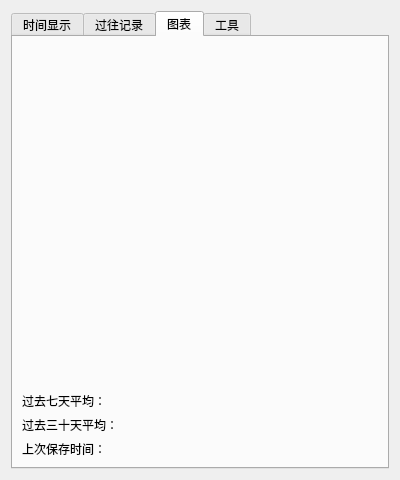
<?xml version="1.0" encoding="UTF-8"?>
<ui version="4.0">
 <class>Widget</class>
 <widget class="QWidget" name="Widget">
  <property name="geometry">
   <rect>
    <x>0</x>
    <y>0</y>
    <width>400</width>
    <height>480</height>
   </rect>
  </property>
  <property name="windowTitle">
   <string>Widget</string>
  </property>
  <layout class="QHBoxLayout" name="horizontalLayout_4">
   <item>
    <widget class="QTabWidget" name="tabWidget">
     <property name="currentIndex">
      <number>2</number>
     </property>
     <widget class="QWidget" name="tabTime">
      <attribute name="title">
       <string>时间显示</string>
      </attribute>
      <layout class="QVBoxLayout" name="verticalLayout">
       <item>
        <widget class="QLabel" name="label_date">
         <property name="text">
          <string>&lt;html&gt;&lt;head/&gt;&lt;body&gt;&lt;p&gt;&lt;span style=&quot; font-size:16pt; font-weight:700;&quot;&gt;XXXX年-XX月-XX日&lt;/span&gt;&lt;/p&gt;&lt;/body&gt;&lt;/html&gt;</string>
         </property>
         <property name="alignment">
          <set>Qt::AlignmentFlag::AlignCenter</set>
         </property>
        </widget>
       </item>
       <item>
        <widget class="QWidget" name="widget" native="true">
         <layout class="QHBoxLayout" name="horizontalLayout">
          <item>
           <widget class="QLabel" name="label_clock">
            <property name="font">
             <font>
              <pointsize>72</pointsize>
             </font>
            </property>
            <property name="styleSheet">
             <string notr="true"/>
            </property>
            <property name="text">
             <string>&lt;html&gt;&lt;head/&gt;&lt;body&gt;&lt;p&gt;&lt;span style=&quot; font-size:36pt;&quot;&gt;00:00:00&lt;/span&gt;&lt;/p&gt;&lt;/body&gt;&lt;/html&gt;</string>
            </property>
            <property name="alignment">
             <set>Qt::AlignmentFlag::AlignCenter</set>
            </property>
           </widget>
          </item>
         </layout>
        </widget>
       </item>
       <item>
        <widget class="QWidget" name="widget_2" native="true">
         <layout class="QHBoxLayout" name="horizontalLayout_2">
          <item>
           <spacer name="horizontalSpacer_2">
            <property name="orientation">
             <enum>Qt::Orientation::Horizontal</enum>
            </property>
            <property name="sizeHint" stdset="0">
             <size>
              <width>40</width>
              <height>20</height>
             </size>
            </property>
           </spacer>
          </item>
          <item>
           <widget class="QPushButton" name="btn_startStop">
            <property name="sizePolicy">
             <sizepolicy hsizetype="Fixed" vsizetype="Fixed">
              <horstretch>0</horstretch>
              <verstretch>0</verstretch>
             </sizepolicy>
            </property>
            <property name="minimumSize">
             <size>
              <width>50</width>
              <height>50</height>
             </size>
            </property>
            <property name="maximumSize">
             <size>
              <width>50</width>
              <height>50</height>
             </size>
            </property>
            <property name="text">
             <string/>
            </property>
           </widget>
          </item>
          <item>
           <spacer name="horizontalSpacer_4">
            <property name="orientation">
             <enum>Qt::Orientation::Horizontal</enum>
            </property>
            <property name="sizeType">
             <enum>QSizePolicy::Policy::Minimum</enum>
            </property>
            <property name="sizeHint" stdset="0">
             <size>
              <width>40</width>
              <height>20</height>
             </size>
            </property>
           </spacer>
          </item>
          <item>
           <widget class="QPushButton" name="btn_save">
            <property name="sizePolicy">
             <sizepolicy hsizetype="Fixed" vsizetype="Fixed">
              <horstretch>0</horstretch>
              <verstretch>0</verstretch>
             </sizepolicy>
            </property>
            <property name="minimumSize">
             <size>
              <width>50</width>
              <height>50</height>
             </size>
            </property>
            <property name="maximumSize">
             <size>
              <width>50</width>
              <height>50</height>
             </size>
            </property>
            <property name="text">
             <string/>
            </property>
           </widget>
          </item>
          <item>
           <spacer name="horizontalSpacer_3">
            <property name="orientation">
             <enum>Qt::Orientation::Horizontal</enum>
            </property>
            <property name="sizeHint" stdset="0">
             <size>
              <width>40</width>
              <height>20</height>
             </size>
            </property>
           </spacer>
          </item>
         </layout>
        </widget>
       </item>
       <item>
        <widget class="QWidget" name="widget_5" native="true">
         <property name="minimumSize">
          <size>
           <width>0</width>
           <height>100</height>
          </size>
         </property>
         <property name="maximumSize">
          <size>
           <width>16777215</width>
           <height>100</height>
          </size>
         </property>
         <layout class="QHBoxLayout" name="horizontalLayout_5">
          <item>
           <widget class="QWidget" name="widget_3" native="true">
            <layout class="QGridLayout" name="gridLayout">
             <property name="leftMargin">
              <number>0</number>
             </property>
             <property name="topMargin">
              <number>0</number>
             </property>
             <property name="rightMargin">
              <number>0</number>
             </property>
             <property name="bottomMargin">
              <number>0</number>
             </property>
             <property name="spacing">
              <number>0</number>
             </property>
             <item row="0" column="0">
              <widget class="QLabel" name="label_today">
               <property name="maximumSize">
                <size>
                 <width>16777215</width>
                 <height>40</height>
                </size>
               </property>
               <property name="text">
                <string>&lt;html&gt;&lt;head/&gt;&lt;body&gt;&lt;p&gt;&lt;span style=&quot; font-size:12pt;&quot;&gt;今日时长：0小时0分钟&lt;/span&gt;&lt;/p&gt;&lt;/body&gt;&lt;/html&gt;</string>
               </property>
               <property name="alignment">
                <set>Qt::AlignmentFlag::AlignCenter</set>
               </property>
              </widget>
             </item>
            </layout>
           </widget>
          </item>
          <item>
           <widget class="QWidget" name="widget_4" native="true">
            <layout class="QHBoxLayout" name="horizontalLayout_3">
             <property name="leftMargin">
              <number>0</number>
             </property>
             <property name="topMargin">
              <number>0</number>
             </property>
             <property name="rightMargin">
              <number>0</number>
             </property>
             <property name="bottomMargin">
              <number>0</number>
             </property>
             <item>
              <widget class="QPushButton" name="btn_change">
               <property name="sizePolicy">
                <sizepolicy hsizetype="Fixed" vsizetype="Fixed">
                 <horstretch>0</horstretch>
                 <verstretch>0</verstretch>
                </sizepolicy>
               </property>
               <property name="minimumSize">
                <size>
                 <width>40</width>
                 <height>40</height>
                </size>
               </property>
               <property name="maximumSize">
                <size>
                 <width>40</width>
                 <height>40</height>
                </size>
               </property>
               <property name="toolTip">
                <string>修改今日记录</string>
               </property>
               <property name="text">
                <string>修改</string>
               </property>
              </widget>
             </item>
             <item>
              <widget class="QPushButton" name="btn_reset">
               <property name="sizePolicy">
                <sizepolicy hsizetype="Fixed" vsizetype="Fixed">
                 <horstretch>0</horstretch>
                 <verstretch>0</verstretch>
                </sizepolicy>
               </property>
               <property name="minimumSize">
                <size>
                 <width>40</width>
                 <height>40</height>
                </size>
               </property>
               <property name="maximumSize">
                <size>
                 <width>40</width>
                 <height>40</height>
                </size>
               </property>
               <property name="toolTip">
                <string>清除当前计时</string>
               </property>
               <property name="statusTip">
                <string/>
               </property>
               <property name="whatsThis">
                <string/>
               </property>
               <property name="text">
                <string/>
               </property>
              </widget>
             </item>
             <item>
              <widget class="QPushButton" name="btn_target">
               <property name="sizePolicy">
                <sizepolicy hsizetype="Fixed" vsizetype="Fixed">
                 <horstretch>0</horstretch>
                 <verstretch>0</verstretch>
                </sizepolicy>
               </property>
               <property name="minimumSize">
                <size>
                 <width>40</width>
                 <height>40</height>
                </size>
               </property>
               <property name="maximumSize">
                <size>
                 <width>40</width>
                 <height>40</height>
                </size>
               </property>
               <property name="toolTip">
                <string>打卡今日目标</string>
               </property>
               <property name="text">
                <string>打卡</string>
               </property>
              </widget>
             </item>
            </layout>
           </widget>
          </item>
         </layout>
        </widget>
       </item>
      </layout>
     </widget>
     <widget class="QWidget" name="tabRecord">
      <attribute name="title">
       <string>过往记录</string>
      </attribute>
      <layout class="QGridLayout" name="gridLayout_3">
       <item row="0" column="0">
        <widget class="QTableView" name="tableView">
         <property name="font">
          <font>
           <family>Source Code Pro</family>
           <pointsize>11</pointsize>
           <bold>false</bold>
          </font>
         </property>
         <property name="autoFillBackground">
          <bool>false</bool>
         </property>
         <property name="lineWidth">
          <number>2</number>
         </property>
         <property name="alternatingRowColors">
          <bool>true</bool>
         </property>
        </widget>
       </item>
      </layout>
     </widget>
     <widget class="QWidget" name="tab">
      <attribute name="title">
       <string>图表</string>
      </attribute>
      <layout class="QVBoxLayout" name="verticalLayout_2">
       <item>
        <spacer name="verticalSpacer">
         <property name="orientation">
          <enum>Qt::Orientation::Vertical</enum>
         </property>
         <property name="sizeHint" stdset="0">
          <size>
           <width>20</width>
           <height>40</height>
          </size>
         </property>
        </spacer>
       </item>
       <item>
        <widget class="QLabel" name="label_pastDay7">
         <property name="text">
          <string>过去七天平均：</string>
         </property>
        </widget>
       </item>
       <item>
        <widget class="QLabel" name="label_pastDay30">
         <property name="text">
          <string>过去三十天平均：</string>
         </property>
        </widget>
       </item>
       <item>
        <widget class="QLabel" name="label_latest">
         <property name="text">
          <string>上次保存时间：</string>
         </property>
        </widget>
       </item>
      </layout>
     </widget>
     <widget class="QWidget" name="tabTool">
      <attribute name="title">
       <string>工具</string>
      </attribute>
      <layout class="QVBoxLayout" name="verticalLayout_3">
       <item>
        <widget class="QGroupBox" name="groupBox">
         <property name="title">
          <string>小写转大写</string>
         </property>
         <layout class="QHBoxLayout" name="horizontalLayout_6">
          <property name="leftMargin">
           <number>3</number>
          </property>
          <property name="topMargin">
           <number>0</number>
          </property>
          <property name="rightMargin">
           <number>3</number>
          </property>
          <property name="bottomMargin">
           <number>0</number>
          </property>
          <item>
           <widget class="QLineEdit" name="lineEditToUpper"/>
          </item>
          <item>
           <widget class="QPushButton" name="btn_toUpper">
            <property name="minimumSize">
             <size>
              <width>70</width>
              <height>0</height>
             </size>
            </property>
            <property name="maximumSize">
             <size>
              <width>70</width>
              <height>16777215</height>
             </size>
            </property>
            <property name="text">
             <string>转换</string>
            </property>
           </widget>
          </item>
         </layout>
        </widget>
       </item>
       <item>
        <widget class="QGroupBox" name="groupBox_2">
         <property name="title">
          <string>大写转小写</string>
         </property>
         <layout class="QHBoxLayout" name="horizontalLayout_7">
          <property name="leftMargin">
           <number>3</number>
          </property>
          <property name="topMargin">
           <number>0</number>
          </property>
          <property name="rightMargin">
           <number>3</number>
          </property>
          <property name="bottomMargin">
           <number>0</number>
          </property>
          <item>
           <widget class="QLineEdit" name="lineEditRemove"/>
          </item>
          <item>
           <widget class="QPushButton" name="btn_toLower">
            <property name="minimumSize">
             <size>
              <width>70</width>
              <height>0</height>
             </size>
            </property>
            <property name="maximumSize">
             <size>
              <width>70</width>
              <height>16777215</height>
             </size>
            </property>
            <property name="text">
             <string>转换</string>
            </property>
           </widget>
          </item>
         </layout>
        </widget>
       </item>
       <item>
        <widget class="QTextEdit" name="textEdit"/>
       </item>
      </layout>
     </widget>
    </widget>
   </item>
  </layout>
 </widget>
 <resources/>
 <connections>
  <connection>
   <sender>lineEditToUpper</sender>
   <signal>returnPressed()</signal>
   <receiver>btn_toUpper</receiver>
   <slot>click()</slot>
   <hints>
    <hint type="sourcelabel">
     <x>196</x>
     <y>94</y>
    </hint>
    <hint type="destinationlabel">
     <x>409</x>
     <y>94</y>
    </hint>
   </hints>
  </connection>
  <connection>
   <sender>lineEditRemove</sender>
   <signal>returnPressed()</signal>
   <receiver>btn_toLower</receiver>
   <slot>click()</slot>
   <hints>
    <hint type="sourcelabel">
     <x>196</x>
     <y>157</y>
    </hint>
    <hint type="destinationlabel">
     <x>409</x>
     <y>157</y>
    </hint>
   </hints>
  </connection>
 </connections>
</ui>
